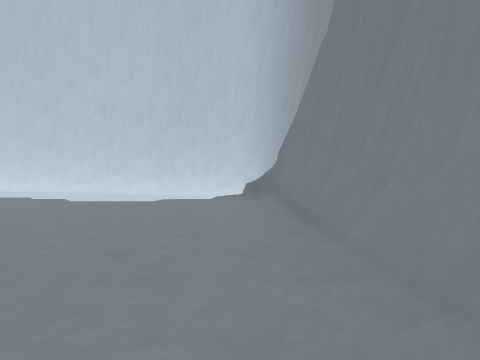
[1] (above)

24 first-person views from a walk through a scene from a Unity 3-D project. The camera is 1.3 m above the floor, tilts 2° down and sees 90° across. The floor is counted in squares, 2 m on a side. Each view is taken from the middle of a square. On the plan, view 1 faces up. The plan holds only what a view shows up to about 9 squares ahead; the rest is blank. The place goes on beyond the plan.

[2]
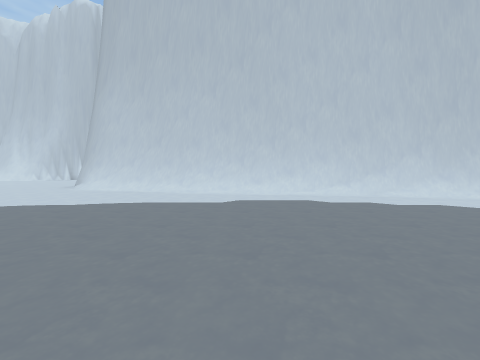

[3]
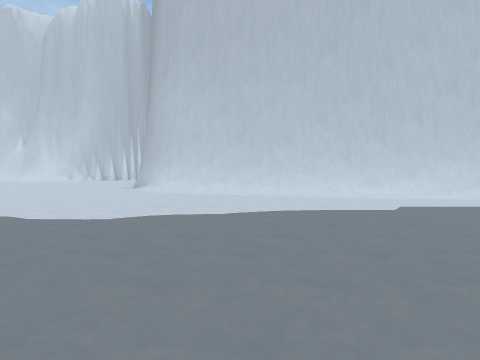

[4]
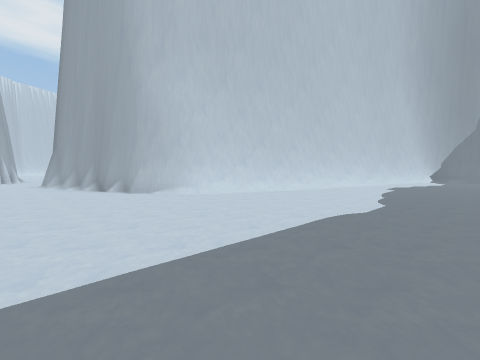

[5]
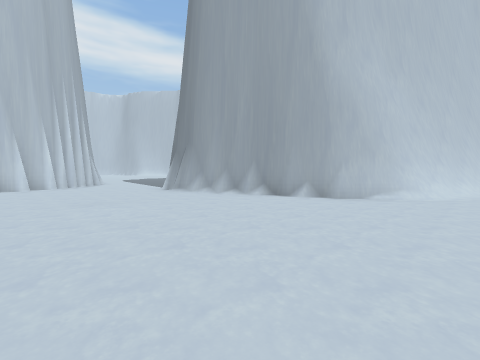

[6]
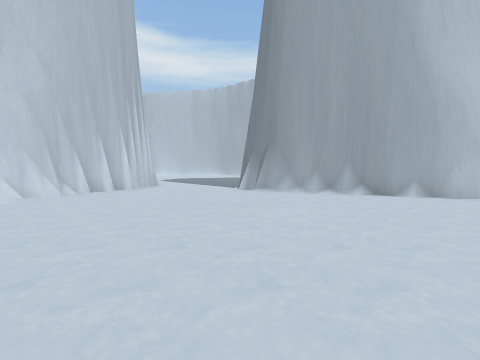

[7]
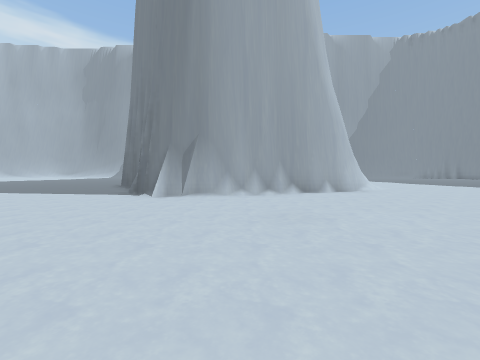

[8]
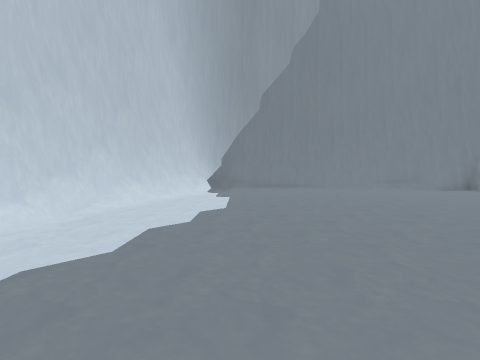

[9]
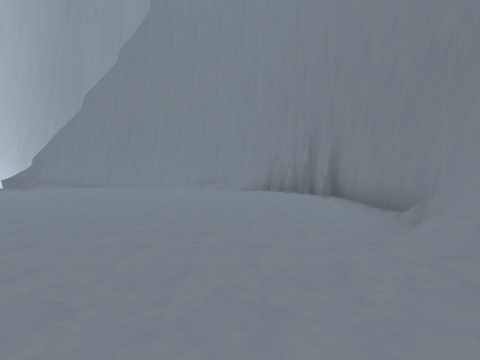

[10]
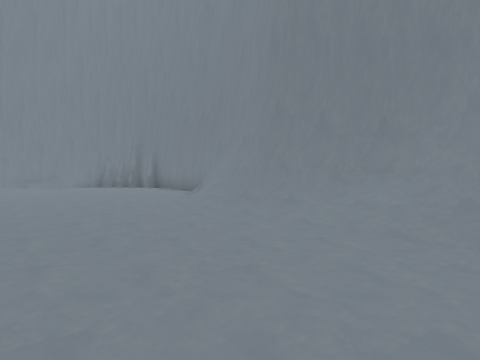

[11]
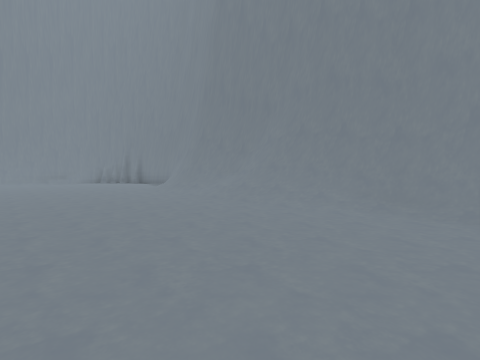

[12]
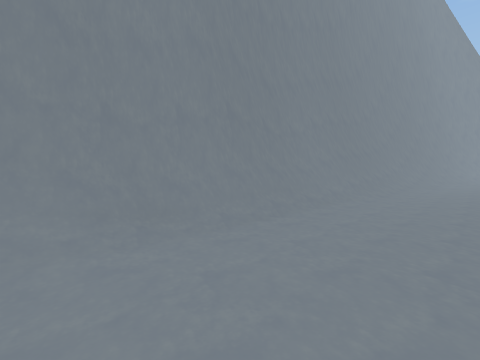

[13]
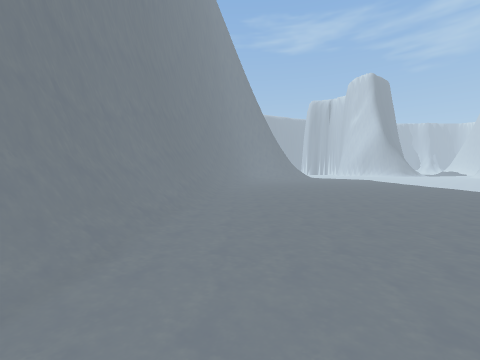

[14]
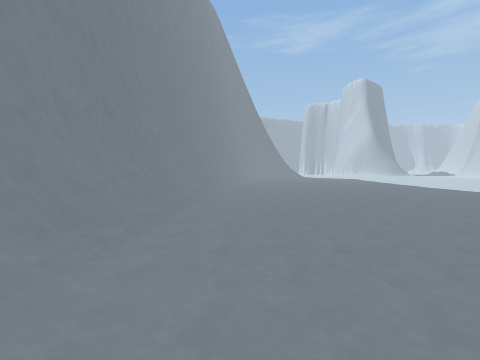

[15]
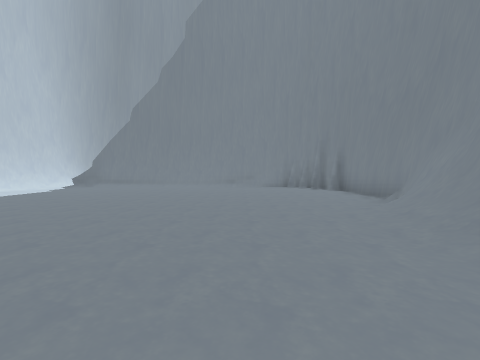

[16]
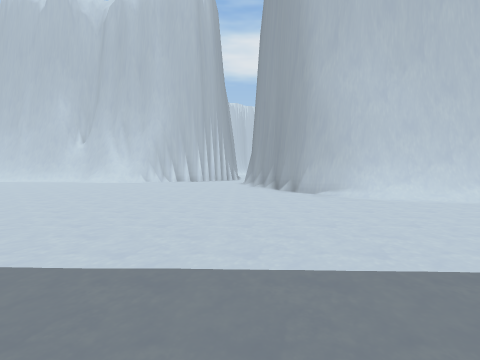

[17]
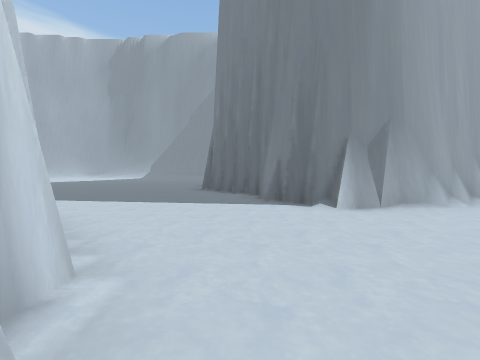

[18]
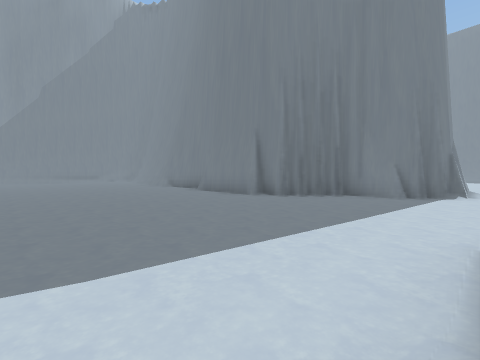

[19]
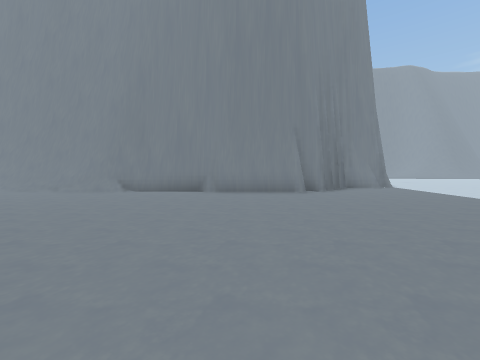

[20]
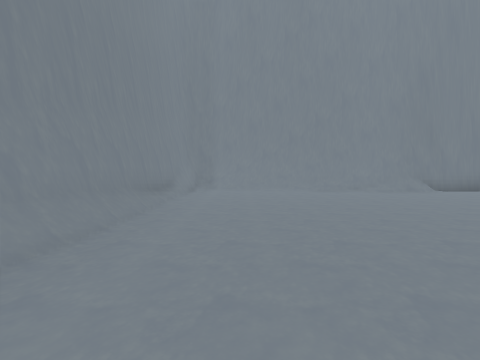

[21]
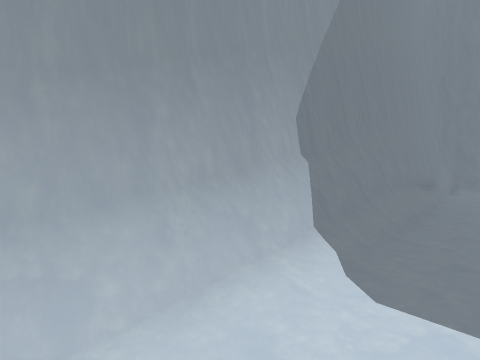

[22]
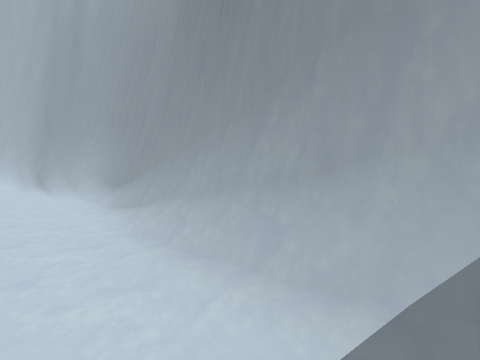

[23]
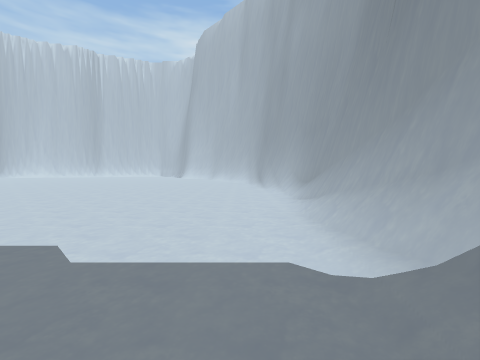

[24]
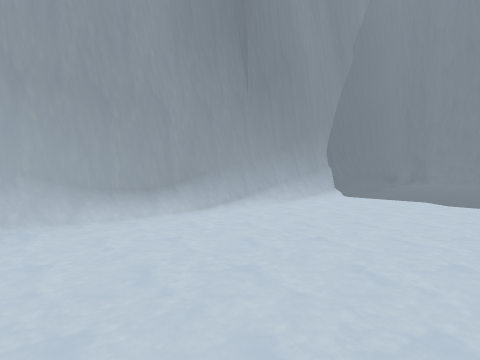

### Floor plan
Key: @ floor where view 1 was taken; # wall or solid block; . floor; / step, stairs or slope; = window, fence, low wall or low ledge.
Columns run from 23 left of view 1 to 3 right of it. Each row starts with its distance up from view 1.
 36                 ..........#
 35                 ..........#
 34                  .........#
 33                   ........#
 32                    .......#
 31                     ......#
 30                      ....=#
 29                       ...##
 28              .        ...##
 27             ...       ...#
 26       /...........   ....#
 25       /...........  .....#
 24       ............ ......#
 23       ...................#
 22       ...................#
 21      ....................#
 20  ###......###########....#
 19 ##.......##        #####/#
 18 #......###             ###
 17 ....../#
 16 ....../#
 15 .......#
 14 .......##
 13 ........#
 12 ........##
 11 ......../##
 10 ........./####
  9  ...........######
  8   .............//#####
  7    ..................###
  6 .......................##
  5 ........................#
  4 ........................#
  3 .......    .............#
  2 ........    . ..........#
  1 ........................#
  0 .......................@#
 -1 ........................#
 -2 ........................#
 -3 ####//////////////......#
 -4   ################/....##
 -5                  #######

Where each view was taken, in squares from view 1:
view 1: 0 up, 0 right, facing up
view 2: 1 up, 8 left, facing up
view 3: 2 up, 11 left, facing up
view 4: 4 up, 18 left, facing up-right
view 5: 9 up, 21 left, facing up-right
view 6: 11 up, 23 left, facing up-right
view 7: 15 up, 23 left, facing right
view 8: 5 up, 8 left, facing right
view 9: 2 down, 8 left, facing right
view 10: 0 up, 11 left, facing down-right
view 11: 1 up, 15 left, facing down-right
view 12: 1 down, 13 left, facing down-left
view 13: 2 down, 14 left, facing left
view 14: 2 down, 12 left, facing left
view 15: 1 down, 10 left, facing right
view 16: 4 up, 17 left, facing up
view 17: 19 up, 21 left, facing right
view 18: 26 up, 17 left, facing down-right
view 19: 28 up, 10 left, facing down
view 20: 28 up, 0 right, facing down
view 21: 30 up, 1 right, facing down-right
view 22: 28 up, 1 right, facing up-right
view 23: 27 up, 1 right, facing up
view 24: 35 up, 1 left, facing down-right
